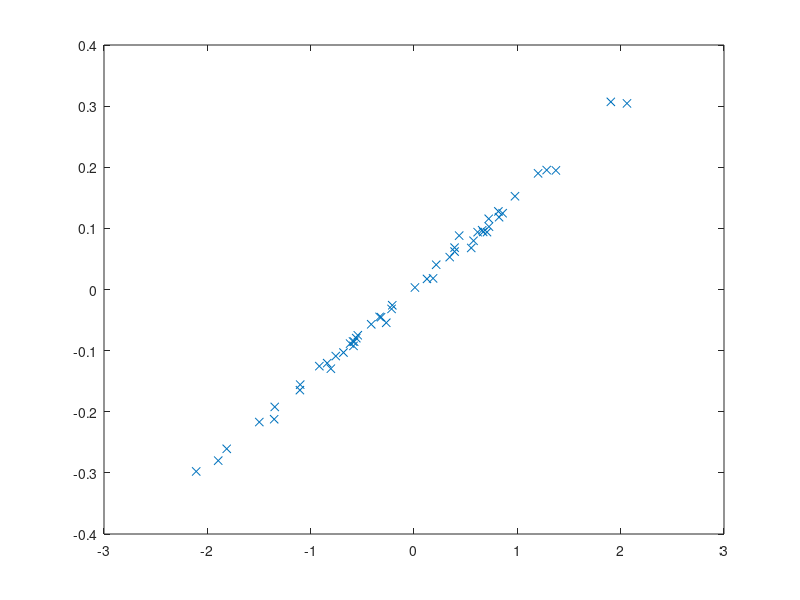
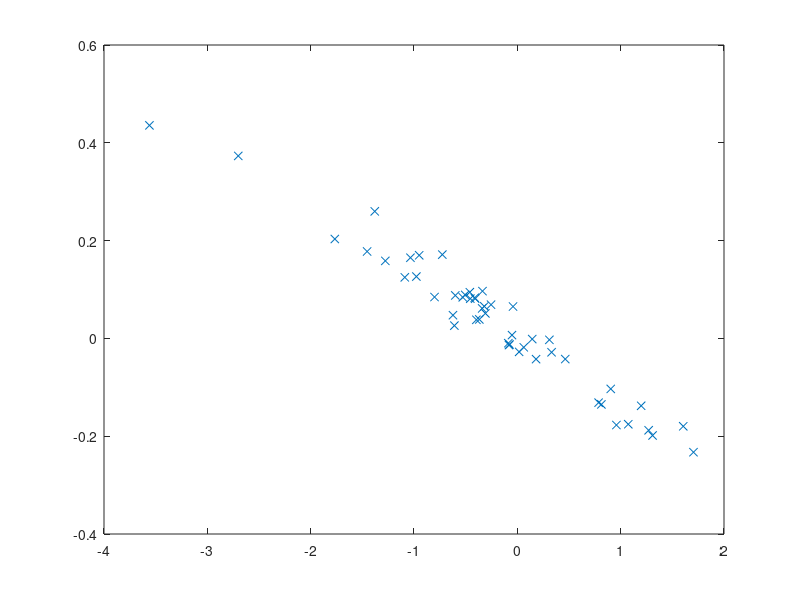
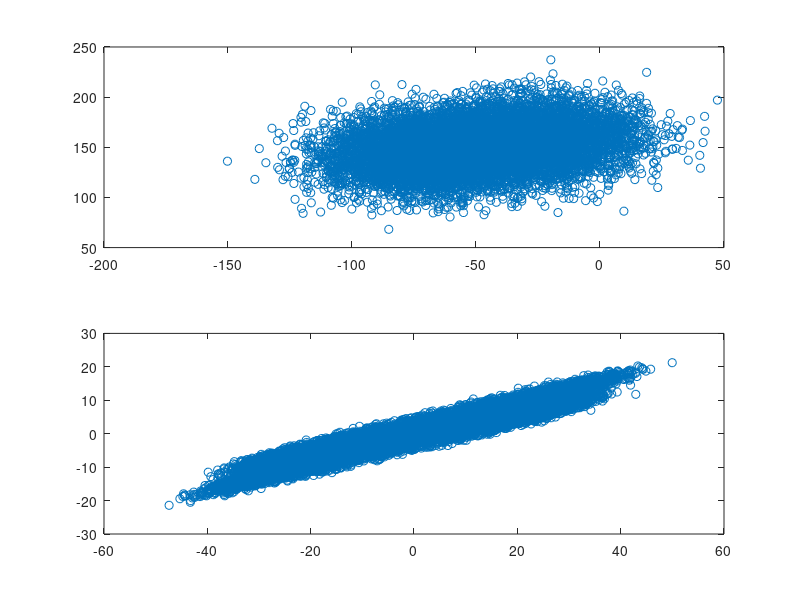
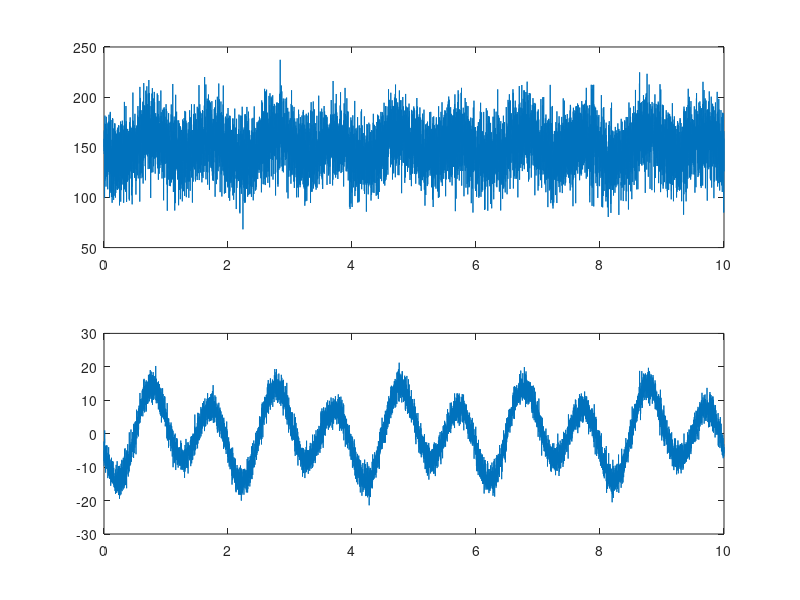

Here is the MATLAB script that generated these plots, in order:
% PCA_example.m
% Generate multi-neuron data with only two degrees of freedom and analyze
% using PCA.

clear

rng(3)

Ncells = 50;

dt = 0.001;             % dt in sec
tmax = 10;              % tmax in sec
t = 0:dt:tmax;          % time vector
Nt = length(t);

rate = zeros(Ncells,Nt); % firing rates of all cells is the main matrix

period = 2;
omega = 2*pi/period;


A0 = 50;
A1 = 20;
A2 = 10;

noise = 20;

Input1 = A1*sin(2*omega*t);

Input2 = A2*cos(omega*t);


W0 = 2+randn(Ncells,1);
W1 = randn(Ncells,1);
W2 = randn(Ncells,1);


rate = W0*A0*ones(1,Nt) + W1*Input1 + W2*Input2 + noise*randn(size(rate));


% Do PCA next. Each column should be a variable (i.e. a different cell) and
% each row an observation (here a time point). Need transpose of rate to do
% this correctly as rate stores the neurons as rows.
[COEFF, SCORE, LATENT, TSQUARED, EXPLAINED, MU] = pca(rate');

figure(1)
plot(W1,COEFF(:,1),'x')

figure(2)
plot(W2,COEFF(:,2),'x')


SCORET = SCORE';
newrates = COEFF(:,1:2)*SCORET(1:2,:);

figure(3) 
subplot(2,1,1)
plot(rate(1,:),rate(2,:),'o')
subplot(2,1,2)
plot(newrates(1,:),newrates(2,:),'o')

figure(4)
subplot(2,1,1)
plot(t,rate(2,:))
subplot(2,1,2)
plot(t,newrates(2,:))
